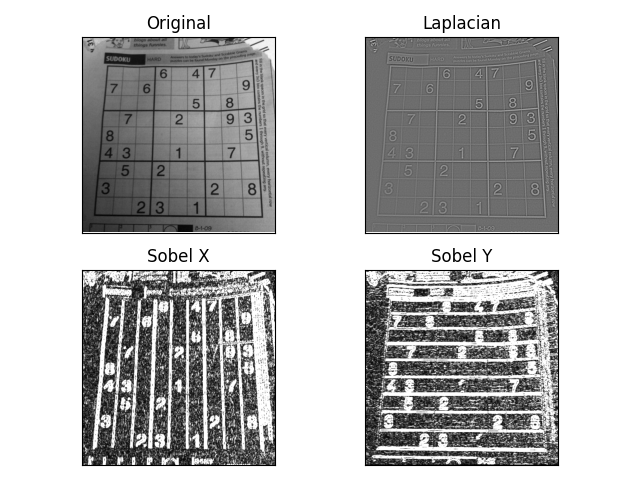

Write the Python code that produced this figure.
import cv2
import numpy as np
from matplotlib import pyplot as plt

img = cv2.imread('dave.jpg', 0)
if img is None:
    raise ValueError("Image not found. Check the path.")

# Apply edge detection
laplacian = cv2.Laplacian(img, cv2.CV_64F)
sobelx = cv2.Sobel(img, cv2.CV_64F, 1, 0, ksize=5)
sobely = cv2.Sobel(img, cv2.CV_64F, 0, 1, ksize=5)

# If you want more control over contrast:
blurred = cv2.GaussianBlur(img, (3, 3), 0)
laplacian = cv2.Laplacian(blurred, cv2.CV_64F)
laplacian = cv2.normalize(laplacian, None, 0, 255, cv2.NORM_MINMAX)
laplacian = np.uint8(laplacian)
# cv2.normalize() stretches the pixel values to the full 0–255 range.
# This improves contrast and makes edges more visible.

# Convert to 8-bit for visualization
laplacian = cv2.convertScaleAbs(laplacian)
sobelx = cv2.convertScaleAbs(sobelx)
sobely = cv2.convertScaleAbs(sobely)

# Display results
plt.subplot(2,2,1), plt.imshow(img, cmap='gray')
plt.title('Original'), plt.xticks([]), plt.yticks([])
plt.subplot(2,2,2), plt.imshow(laplacian, cmap='gray')
plt.title('Laplacian'), plt.xticks([]), plt.yticks([])
plt.subplot(2,2,3), plt.imshow(sobelx, cmap='gray')
plt.title('Sobel X'), plt.xticks([]), plt.yticks([])
plt.subplot(2,2,4), plt.imshow(sobely, cmap='gray')
plt.title('Sobel Y'), plt.xticks([]), plt.yticks([])
plt.tight_layout()
plt.show()
